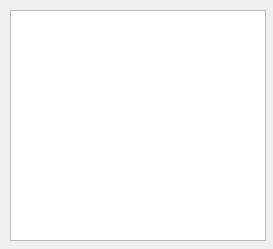
<?xml version="1.0" encoding="UTF-8"?>
<ui version="4.0">
 <class>Dialog</class>
 <widget class="QDialog" name="Dialog">
  <property name="geometry">
   <rect>
    <x>0</x>
    <y>0</y>
    <width>273</width>
    <height>249</height>
   </rect>
  </property>
  <property name="windowTitle">
   <string>Dialog</string>
  </property>
  <widget class="QListWidget" name="listPayments">
   <property name="geometry">
    <rect>
     <x>10</x>
     <y>10</y>
     <width>256</width>
     <height>231</height>
    </rect>
   </property>
   <property name="font">
    <font>
     <family>URW Gothic L</family>
     <pointsize>16</pointsize>
    </font>
   </property>
  </widget>
 </widget>
 <resources/>
 <connections/>
</ui>
